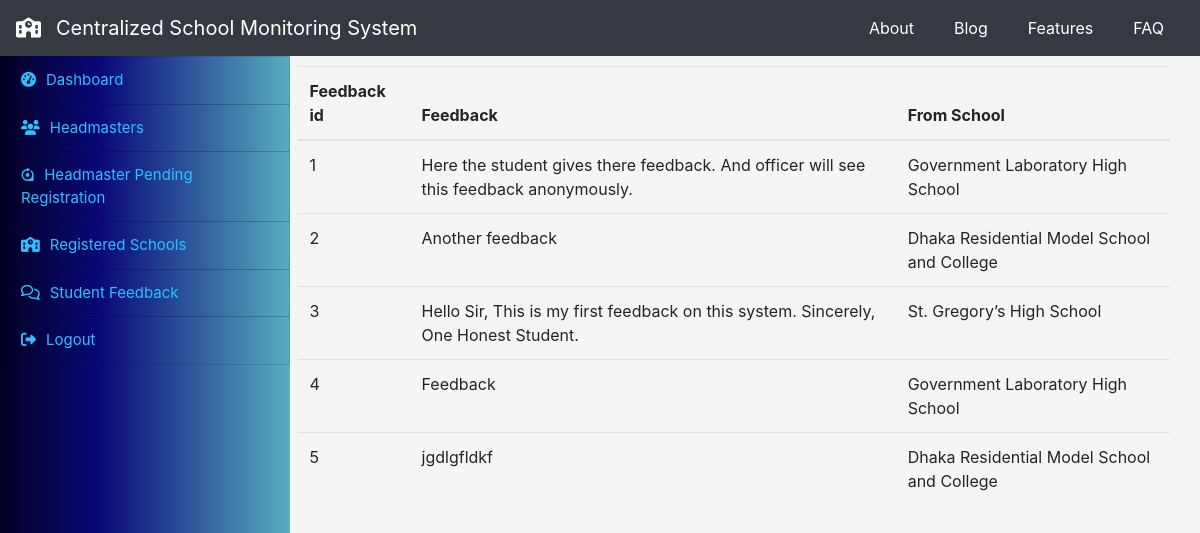
Page /student_feedback (signed in) on the earlier database version.
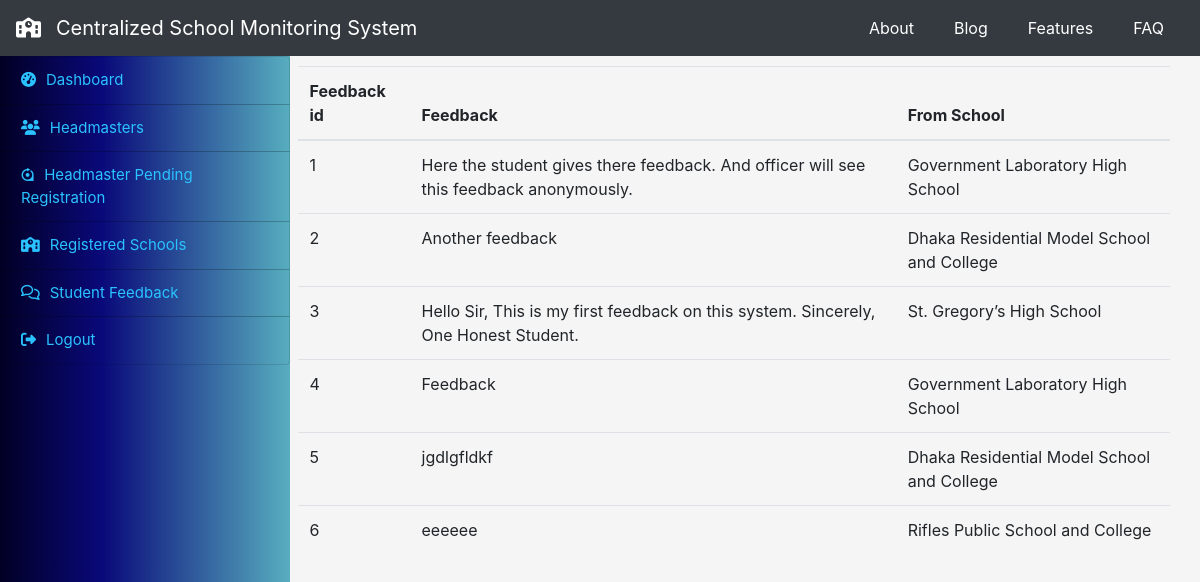
Same page on the later database version.
### student/models.py (models this page shows, shortened)
class student_feedback(models.Model):
    select_school = [
        ('Government Laboratory High School', 'Government Laboratory High School'),
        ('Viqarunnisa Noon School', 'Viqarunnisa Noon School'),
        ('Rifles Public School and College', 'Rifles Public School and College'),
        ('Dhaka Residential Model School and College',
         'Dhaka Residential Model School and College'),
        ('Rajuk Uttara Model School & College',
         'Rajuk Uttara Model School & College'),
        ('Dhanmondi Government Boys’ High School',
         'Dhanmondi Government Boys’ High School'),
        ('Saint Joseph Higher Secondary School',
         'Saint Joseph Higher Secondary School'),
        ('St. Gregory’s High School', 'St. Gregory’s High School'),
        ('Motijheel Government Boys High school',
         'Motijheel Government Boys High school'),
        ('Mirpur Govt. High School', 'Mirpur Govt. High School'),
        ('Django', 'Django')
    ]
    feedback = models.TextField(blank=False)
    school = models.CharField(max_length=300, blank=False, choices=select_school)

### officer/views.py (the view)
# urls.py: path('student_feedback', views.student_feedbacks, name="student_feedbacks"),
def student_feedbacks(request):
    if request.session.has_key('empid'):
        obj = student_feedback.objects.all()
        return render(request, 'student_feedback.html', {'feedback': obj})

### officer/templates/student_feedback.html
{% extends 'o_base.html' %}
{% block content %}
                <div class="row">
                    <div class="col">
                    <table class="table">
                            <thead>
                              <tr>
                                <th scope="col">Feedback id</th>
                                <th scope="col">Feedback</th>
                                <th scope="col">From School</th>
                              </tr>
                            </thead>
                            <tbody>
                            {% for f in feedback %}
                                <tr>
                                    <td>{{ f.id }}</td>
                                    <td>{{ f.feedback }}</td>
                                    <td>{{ f.school }}</td>
                                </tr>
                            {% endfor %}
                            </tbody>
                    </table>
                </div>
                </div>
{% endblock content %}

Differences in the rows shown:
added student_feedback: id "6", feedback "eeeeee", school "Rifles Public School and College"
